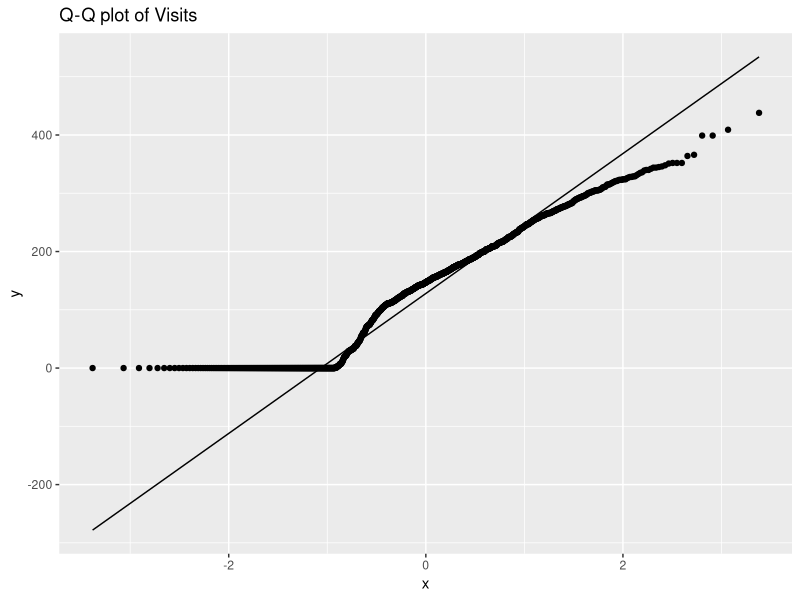

This chart was generated by the following R code: (Note: this script raises an error after producing the figure.)
## ---- chunk 1
knitr::opts_chunk$set(echo = TRUE)
## ---- chunk 2
reccen2019 <- read.csv("reccen2019.csv")
head(reccen2019)
dim(reccen2019)
## ---- chunk 3
# 'Visits' is the column you want to test for Shapiro-Wilk test of normality
shapiro_result <- shapiro.test(reccen2019$Visits)

# Print the result
print(shapiro_result)
## ---- chunk 4
library(ggplot2)
## ---- chunk 5
# Create a Q-Q plot
ggplot(reccen2019, aes(sample = Visits)) +
  stat_qq() +
  stat_qq_line() +
  ggtitle("Q-Q plot of Visits")
 # Truncated normal?
 # Sample distribution
## ---- chunk 6
library(vcd)
## ---- chunk 7
fit <- goodfit(reccen2019$Visits, type = "poisson")
summary(fit)
## ---- chunk 8
reccen2019$DayTime <- paste(reccen2019$Day, reccen2019$Time)
split_data <- split(reccen2019, reccen2019$DayTime)

split_data[[1]]
length(split_data)
## ---- chunk 9
# Compute the mean and variance of 'Visits' for each data frame in the list
mean_variance_data <- lapply(split_data, function(df) list(mean = mean(df$Visits), variance = var(df$Visits)))
mean_variance_data[1]
## ---- chunk 10
library(pscl)
## ---- chunk 11
length(split_data)
split_data <- split_data[sapply(split_data, function(df) any(df$Visits != 0))]
length(split_data)
## ---- chunk 12
results <- data.frame()

for(i in 1:length(split_data)) {
  
  # Extract the 'Visits' column
  a <- split_data[[i]]$Visits
  
  # Check if there are any zero values
  if(any(a == 0)) {
    # Fit the zero-inflated Poisson model
    mzip <- zeroinfl(a ~ 1, dist = "poisson")
    
    # Calculate the estimated mean and missing values
    estimated_mean = exp(coefficients(mzip)["count_(Intercept)"])
    estimated_missing = coefficients(mzip)["zero_(Intercept)"]
    estimated_missing = exp(estimated_missing)/(1+exp(estimated_missing))
  } else {
    # Fit the regular Poisson model
    mp <- glm(a ~ 1, family = poisson)
    
    # Calculate the estimated mean
    estimated_mean = exp(coefficients(mp)["(Intercept)"])
    estimated_missing = NA
  }
  
  # Create a dataframe with the results
  df <- data.frame(
    dataframe = names(split_data)[i],
    estimated_mean = estimated_mean,
    estimated_missing = estimated_missing
  )
  
  # Append the results to the main dataframe
  results <- rbind(results, df)
}

# View the results
print(results)

## ---- chunk 13
write.csv(results,"~/Downloads/lambda_results.csv", row.names = FALSE)
